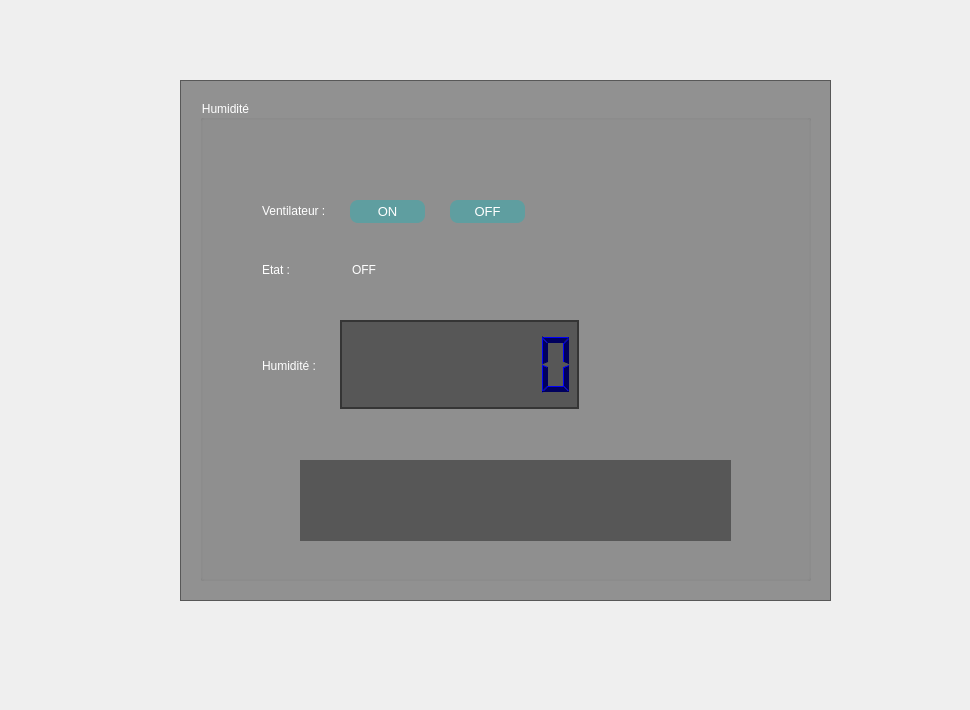
    <widget class="QWidget" name="tab">
     <attribute name="title">
      <string>Humidité</string>
     </attribute>
     <widget class="QLabel" name="label_17">
      <property name="geometry">
       <rect>
        <x>0</x>
        <y>0</y>
        <width>961</width>
        <height>701</height>
       </rect>
      </property>
      <property name="text">
       <string/>
      </property>
      <property name="pixmap">
       <pixmap>../../../../Downloads/djjjj.jpg</pixmap>
      </property>
     </widget>
     <widget class="QFrame" name="frame_25">
      <property name="geometry">
       <rect>
        <x>180</x>
        <y>80</y>
        <width>651</width>
        <height>521</height>
       </rect>
      </property>
      <property name="styleSheet">
       <string notr="true">QFrame
{background : black;
background:rgba(0,0,0,100);}</string>
      </property>
      <property name="frameShape">
       <enum>QFrame::StyledPanel</enum>
      </property>
      <property name="frameShadow">
       <enum>QFrame::Raised</enum>
      </property>
      <widget class="QGroupBox" name="groupBox_26">
       <property name="geometry">
        <rect>
         <x>20</x>
         <y>20</y>
         <width>611</width>
         <height>481</height>
        </rect>
       </property>
       <property name="styleSheet">
        <string notr="true">QGroupBox{color:white;}</string>
       </property>
       <property name="title">
        <string>Humidité</string>
       </property>
       <widget class="QLineEdit" name="lineEdit_103">
        <property name="geometry">
         <rect>
          <x>60</x>
          <y>230</y>
          <width>61</width>
          <height>71</height>
         </rect>
        </property>
        <property name="styleSheet">
         <string notr="true">QLineEdit {background:transparent;
border:none;
color:white;
font-size: 12px;
}</string>
        </property>
        <property name="text">
         <string>Humidité :</string>
        </property>
       </widget>
       <widget class="QLineEdit" name="lineEdit_114">
        <property name="geometry">
         <rect>
          <x>60</x>
          <y>160</y>
          <width>113</width>
          <height>20</height>
         </rect>
        </property>
        <property name="styleSheet">
         <string notr="true">QLineEdit {background:transparent;
border:none;
color:white;
font-size: 12px;
}
</string>
        </property>
        <property name="text">
         <string>Etat :</string>
        </property>
       </widget>
       <widget class="QLineEdit" name="lineEdit_115">
        <property name="geometry">
         <rect>
          <x>60</x>
          <y>100</y>
          <width>111</width>
          <height>21</height>
         </rect>
        </property>
        <property name="styleSheet">
         <string notr="true">QLineEdit {background:transparent;
border:none;
color:white;
font-size: 12px;
}</string>
        </property>
        <property name="text">
         <string>Ventilateur :</string>
        </property>
       </widget>
       <widget class="QPushButton" name="buttonon">
        <property name="geometry">
         <rect>
          <x>150</x>
          <y>100</y>
          <width>75</width>
          <height>23</height>
         </rect>
        </property>
        <property name="styleSheet">
         <string notr="true">QPushButton{border-radius: 8px;
background :#5F9EA0
;
color: white;
font-size:13px;
}</string>
        </property>
        <property name="text">
         <string>ON</string>
        </property>
       </widget>
       <widget class="QPushButton" name="buttonoff">
        <property name="geometry">
         <rect>
          <x>250</x>
          <y>100</y>
          <width>75</width>
          <height>23</height>
         </rect>
        </property>
        <property name="styleSheet">
         <string notr="true">QPushButton{border-radius: 8px;
background :#5F9EA0
;
color: white;
font-size:13px;
}</string>
        </property>
        <property name="text">
         <string>OFF</string>
        </property>
       </widget>
       <widget class="QLCDNumber" name="Hum">
        <property name="geometry">
         <rect>
          <x>140</x>
          <y>220</y>
          <width>239</width>
          <height>89</height>
         </rect>
        </property>
        <property name="palette">
         <palette>
          <active>
           <colorrole role="WindowText">
            <brush brushstyle="SolidPattern">
             <color alpha="255">
              <red>0</red>
              <green>0</green>
              <blue>94</blue>
             </color>
            </brush>
           </colorrole>
           <colorrole role="Button">
            <brush brushstyle="SolidPattern">
             <color alpha="100">
              <red>0</red>
              <green>0</green>
              <blue>0</blue>
             </color>
            </brush>
           </colorrole>
           <colorrole role="Light">
            <brush brushstyle="SolidPattern">
             <color alpha="255">
              <red>0</red>
              <green>0</green>
              <blue>255</blue>
             </color>
            </brush>
           </colorrole>
           <colorrole role="Dark">
            <brush brushstyle="SolidPattern">
             <color alpha="255">
              <red>0</red>
              <green>0</green>
              <blue>94</blue>
             </color>
            </brush>
           </colorrole>
           <colorrole role="Text">
            <brush brushstyle="SolidPattern">
             <color alpha="255">
              <red>60</red>
              <green>60</green>
              <blue>60</blue>
             </color>
            </brush>
           </colorrole>
           <colorrole role="ButtonText">
            <brush brushstyle="SolidPattern">
             <color alpha="255">
              <red>76</red>
              <green>76</green>
              <blue>76</blue>
             </color>
            </brush>
           </colorrole>
           <colorrole role="Base">
            <brush brushstyle="SolidPattern">
             <color alpha="100">
              <red>0</red>
              <green>0</green>
              <blue>0</blue>
             </color>
            </brush>
           </colorrole>
           <colorrole role="Window">
            <brush brushstyle="SolidPattern">
             <color alpha="100">
              <red>0</red>
              <green>0</green>
              <blue>0</blue>
             </color>
            </brush>
           </colorrole>
           <colorrole role="PlaceholderText">
            <brush brushstyle="NoBrush">
             <color alpha="128">
              <red>60</red>
              <green>60</green>
              <blue>60</blue>
             </color>
            </brush>
           </colorrole>
          </active>
          <inactive>
           <colorrole role="WindowText">
            <brush brushstyle="SolidPattern">
             <color alpha="255">
              <red>0</red>
              <green>0</green>
              <blue>94</blue>
             </color>
            </brush>
           </colorrole>
           <colorrole role="Button">
            <brush brushstyle="SolidPattern">
             <color alpha="100">
              <red>0</red>
              <green>0</green>
              <blue>0</blue>
             </color>
            </brush>
           </colorrole>
           <colorrole role="Light">
            <brush brushstyle="SolidPattern">
             <color alpha="255">
              <red>0</red>
              <green>0</green>
              <blue>255</blue>
             </color>
            </brush>
           </colorrole>
           <colorrole role="Dark">
            <brush brushstyle="SolidPattern">
             <color alpha="255">
              <red>0</red>
              <green>0</green>
              <blue>94</blue>
             </color>
            </brush>
           </colorrole>
           <colorrole role="Text">
            <brush brushstyle="SolidPattern">
             <color alpha="255">
              <red>60</red>
              <green>60</green>
              <blue>60</blue>
             </color>
            </brush>
           </colorrole>
           <colorrole role="ButtonText">
            <brush brushstyle="SolidPattern">
             <color alpha="255">
              <red>76</red>
              <green>76</green>
              <blue>76</blue>
             </color>
            </brush>
           </colorrole>
           <colorrole role="Base">
            <brush brushstyle="SolidPattern">
             <color alpha="100">
              <red>0</red>
              <green>0</green>
              <blue>0</blue>
             </color>
            </brush>
           </colorrole>
           <colorrole role="Window">
            <brush brushstyle="SolidPattern">
             <color alpha="100">
              <red>0</red>
              <green>0</green>
              <blue>0</blue>
             </color>
            </brush>
           </colorrole>
           <colorrole role="PlaceholderText">
            <brush brushstyle="NoBrush">
             <color alpha="128">
              <red>60</red>
              <green>60</green>
              <blue>60</blue>
             </color>
            </brush>
           </colorrole>
          </inactive>
          <disabled>
           <colorrole role="WindowText">
            <brush brushstyle="SolidPattern">
             <color alpha="255">
              <red>0</red>
              <green>0</green>
              <blue>94</blue>
             </color>
            </brush>
           </colorrole>
           <colorrole role="Button">
            <brush brushstyle="SolidPattern">
             <color alpha="100">
              <red>0</red>
              <green>0</green>
              <blue>0</blue>
             </color>
            </brush>
           </colorrole>
           <colorrole role="Light">
            <brush brushstyle="SolidPattern">
             <color alpha="255">
              <red>0</red>
              <green>0</green>
              <blue>255</blue>
             </color>
            </brush>
           </colorrole>
           <colorrole role="Dark">
            <brush brushstyle="SolidPattern">
             <color alpha="255">
              <red>0</red>
              <green>0</green>
              <blue>94</blue>
             </color>
            </brush>
           </colorrole>
           <colorrole role="Text">
            <brush brushstyle="SolidPattern">
             <color alpha="255">
              <red>0</red>
              <green>0</green>
              <blue>94</blue>
             </color>
            </brush>
           </colorrole>
           <colorrole role="ButtonText">
            <brush brushstyle="SolidPattern">
             <color alpha="255">
              <red>0</red>
              <green>0</green>
              <blue>94</blue>
             </color>
            </brush>
           </colorrole>
           <colorrole role="Base">
            <brush brushstyle="SolidPattern">
             <color alpha="100">
              <red>0</red>
              <green>0</green>
              <blue>0</blue>
             </color>
            </brush>
           </colorrole>
           <colorrole role="Window">
            <brush brushstyle="SolidPattern">
             <color alpha="100">
              <red>0</red>
              <green>0</green>
              <blue>0</blue>
             </color>
            </brush>
           </colorrole>
           <colorrole role="PlaceholderText">
            <brush brushstyle="NoBrush">
             <color alpha="128">
              <red>60</red>
              <green>60</green>
              <blue>60</blue>
             </color>
            </brush>
           </colorrole>
          </disabled>
         </palette>
        </property>
        <property name="digitCount">
         <number>7</number>
        </property>
       </widget>
       <widget class="QLineEdit" name="label_etat">
        <property name="geometry">
         <rect>
          <x>150</x>
          <y>160</y>
          <width>113</width>
          <height>20</height>
         </rect>
        </property>
        <property name="styleSheet">
         <string notr="true">QLineEdit {background:transparent;
border:none;
color:white;
font-size: 12px;
}
</string>
        </property>
        <property name="text">
         <string>OFF</string>
        </property>
       </widget>
       <widget class="QLabel" name="label_alert">
        <property name="geometry">
         <rect>
          <x>100</x>
          <y>360</y>
          <width>431</width>
          <height>81</height>
         </rect>
        </property>
        <property name="styleSheet">
         <string notr="true">QLabel {
border:none;
color:red;
font-size: 30px;
}</string>
        </property>
        <property name="text">
         <string/>
        </property>
       </widget>
      </widget>
     </widget>
    </widget>
